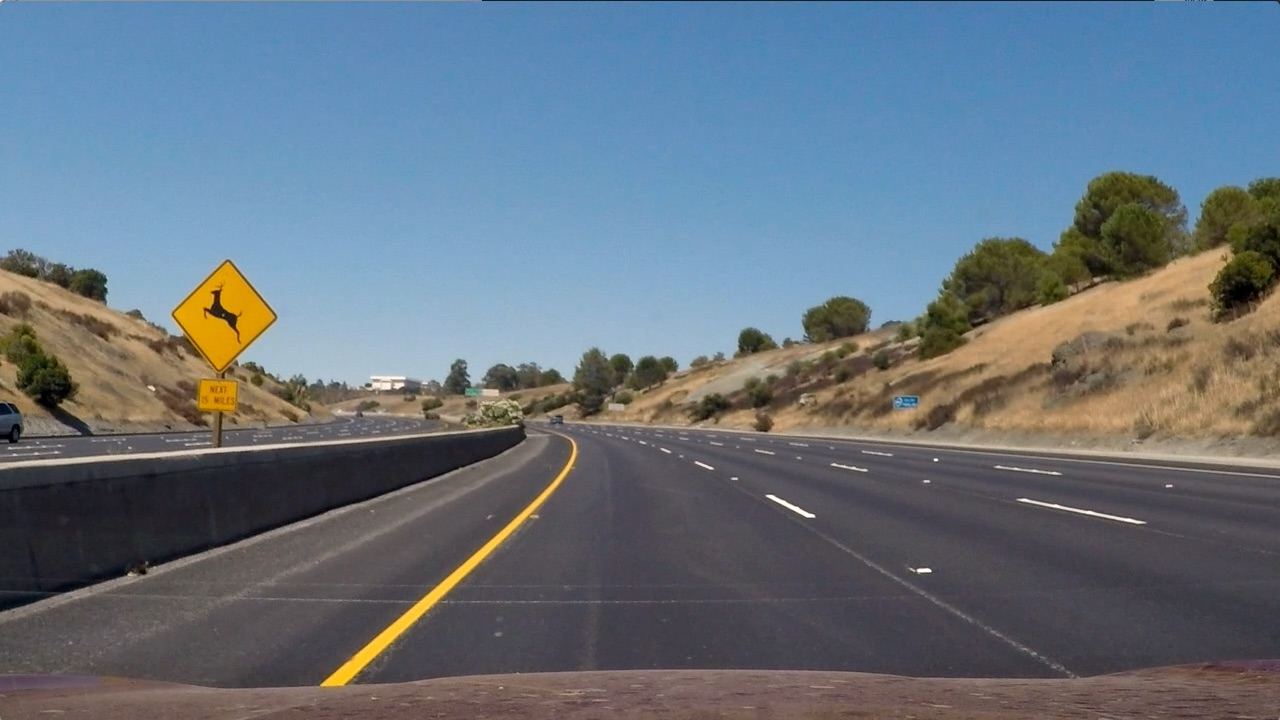
#> input picture test_images/test2.jpg, 1280 x 720 px
$ python pipeline_image_test.py   (older library calls are emulated)
#> lines starting #> are read from the running program, lines starting #| are printed output that depends on the picture
### image_processor.py
import numpy as np
import cv2
from pipeline_vars import PipelineVars


class ImageProcessor(object):

    @staticmethod
    def undistort(pv):
        """
        :type pv:PipelineVars
        """
        pv.img_undistorted = cv2.undistort(pv.image, pv.camera_matrix, pv.dist_coeff, None, pv.camera_matrix)

    @staticmethod
    def generate_colormap_images(pv):
        """
        :type pv:PipelineVars
        """
        pv.img_gray = cv2.cvtColor(pv.img_undistorted,cv2.COLOR_RGB2GRAY)
        pv.img_hls = cv2.cvtColor(pv.img_undistorted,cv2.COLOR_RGB2HLS)

    @staticmethod
    def process_sobel_absolute(pv):
        """
        :type pv:PipelineVars
        """
        abs_thresh = (50, 255)
        # Absolute Sobel Binary
        abs_sobel = np.absolute(cv2.Sobel(pv.img_gray, cv2.CV_64F, 1, 0))
        scaled_sobel = np.uint8(255 * abs_sobel / np.max(abs_sobel))
        sobel_binary = np.zeros_like(scaled_sobel)
        sobel_binary[(scaled_sobel >= abs_thresh[0]) & (scaled_sobel <= abs_thresh[1])] = 1
        pv.img_sobel_binary = sobel_binary

    @staticmethod
    def process_sobel_magnitude(pv):
        """
        :type pv:PipelineVars
        """
        mag_kernel = 3
        mag_thresh = (50, 255)

        sobelx = cv2.Sobel(pv.img_gray, cv2.CV_64F, 1, 0, ksize=mag_kernel)
        sobely = cv2.Sobel(pv.img_gray, cv2.CV_64F, 0, 1, ksize=mag_kernel)
        gradmag = np.sqrt(sobelx ** 2 + sobely ** 2)
        scale_factor = np.max(gradmag) / 255
        gradmag = (gradmag / scale_factor).astype(np.uint8)
        sobel_magnitude = np.zeros_like(gradmag)
        sobel_magnitude[(gradmag >= mag_thresh[0]) & (gradmag <= mag_thresh[1])] = 1
        pv.img_sobel_magnitude = sobel_magnitude

    @staticmethod
    def process_sobel_direction(pv):
        """
        :type pv:PipelineVars
        """
        dir_kernel = 15
        dir_thresh = (0.7, 1.3)

        sobelx = cv2.Sobel(pv.img_gray, cv2.CV_64F, 1, 0, ksize=dir_kernel)
        sobely = cv2.Sobel(pv.img_gray, cv2.CV_64F, 0, 1, ksize=dir_kernel)
        absgraddir = np.arctan2(np.absolute(sobely), np.absolute(sobelx))
        sobel_direction = np.zeros_like(absgraddir)
        sobel_direction[(absgraddir >= dir_thresh[0]) & (absgraddir <= dir_thresh[1])] = 1
        pv.img_sobel_direction = sobel_direction

    @staticmethod
    def process_schannel(pv):
        """
        :type pv:PipelineVars
        """
        thresh = (170, 255)
        s_channel = pv.img_hls[:, :, 2]
        pv.img_schannel_binary = np.zeros_like(s_channel)
        pv.img_schannel_binary[(s_channel > thresh[0]) & (s_channel <= thresh[1])] = 1

    def process_combined(pv):
        """
        @type pv:PipelineVars
        """
        pv.img_combined_binary = np.zeros_like(pv.img_sobel_binary)
        pv.img_combined_binary[( pv.img_sobel_binary == 1 | ((pv.img_sobel_magnitude == 1) & (pv.img_sobel_direction == 1))) | pv.img_schannel_binary == 1] = 1

    @staticmethod
    def perspective_transform(pv):
        """
        :type pv:PipelineVars
        """
        img_size = (pv.img_combined_binary.shape[1], pv.img_combined_binary.shape[0])
        src = np.float32([[200, 720],[1100, 720],[595, 450],[685, 450]])
        dst = np.float32([[300, 720],[980 , 720],[300, 0  ],[980, 0  ]])

        pv.transform_matrix= cv2.getPerspectiveTransform(src, dst)
        pv.inverse_matrix = cv2.getPerspectiveTransform(dst, src)
        pv.img_warped_binary = cv2.warpPerspective(pv.img_combined_binary, pv.transform_matrix, img_size, flags=cv2.INTER_LINEAR)


    @staticmethod
    def draw_overlay(pv):
        """
        @type pv: PipelineVars
        """
        pv.color_warp = np.zeros_like(pv.img_undistorted, dtype='uint8')  # NOTE: Hard-coded image dimensions

        pts_left = np.array([np.transpose(np.vstack([pv.left_plot_x,pv.left_plot_y]))])
        pts_right = np.array([np.flipud(np.transpose(np.vstack([pv.right_plot_x, pv.right_plot_y])))])
        pts = np.hstack((pts_left, pts_right))

        cv2.fillPoly(pv.color_warp, np.int_([pts]), (0,255, 0))

        pv.color_unwarped = cv2.warpPerspective(pv.color_warp, pv.inverse_matrix, (pv.img_undistorted.shape[1], pv.img_undistorted.shape[0]))
        pv.img_processed = cv2.addWeighted(pv.img_undistorted, 1, pv.color_unwarped, 0.3, 0)

        label_str = 'Radius of curvature: %.1f m' % pv.curve_radius
        cv2.putText(pv.img_processed, label_str, (30,40), 0, 1, (0,0,0), 2, cv2.LINE_AA)

        label_str = 'Vehicle offset from lane center: %.1f m' % pv.vehicle_offset
        cv2.putText(pv.img_processed, label_str, (30,70), 0, 1, (0,0,0), 2, cv2.LINE_AA)

    @staticmethod
    def draw_sliding_windows(pv):
        """
        :type pv:PipelineVars
        """
        #Draw Sliding windows for left and right path
        img = (np.dstack((pv.img_warped_binary, pv.img_warped_binary, pv.img_warped_binary))*255).astype('uint8')
        img = ImageProcessor.draw_lane_windows(img,pv.left_window_positions,pv.left_points_x,pv.left_points_y,pv.left_plot_x,pv.left_plot_y,[255,0,0])
        img = ImageProcessor.draw_lane_windows(img,pv.right_window_positions,pv.right_points_x,pv.right_points_y,pv.right_plot_x,pv.right_plot_y,[255,0,0])

        pv.img_sliding_window = img


    @staticmethod
    def draw_lane_windows(img,window_positions,points_x,points_y,plot_x,plot_y,color):

        img[points_y,points_x] = [255,0,0]

        for wp in window_positions:
            cv2.rectangle(img,(wp[0],wp[1]),(wp[2],wp[3]),(0,255,0), 3)

        poly_pts=np.dstack( (plot_x,plot_y) ).astype(np.int32)
        cv2.polylines(img,poly_pts,False,(255,255,0),4)

        img_overlay = np.zeros_like(img)
        margin = 100
        path_pts1 = np.array([np.transpose(np.vstack([plot_x-margin, plot_y]))])
        path_pts2 = np.array([np.flipud(np.transpose(np.vstack([plot_x+margin, plot_y])))])
        path_pts =  np.hstack((path_pts1, path_pts2)).astype(np.int32)

        cv2.fillPoly(img_overlay, path_pts, (0,255, 0))
        img = cv2.addWeighted(img, 1, img_overlay, 0.3, 0)

        return img

### lane_detector.py
import numpy as np
from pipeline_vars import PipelineVars
from global_vars import GlobalVars as GV

class LaneDetector(object):


    @staticmethod
    def find_lane_points(pv):
        """
        :type pv:PipelineVars
        """
        #Positions of all white pixels
        nz_points = pv.img_warped_binary.nonzero()

        if LaneDetector.fit_lane_points(nz_points):
            return

        #Get the base X position of right and left lanes
        histogram = np.sum(pv.img_warped_binary[pv.img_warped_binary.shape[0]//2:,:], axis=0)
        midpoint = np.int(histogram.shape[0]/2)
        left_base_x = np.argmax( histogram[100:midpoint] ) + 100
        right_base_x = np.argmax(histogram[midpoint:-100]) + midpoint

        #Get the positions of all white pixels in left lane and right lane
        pv.left_window_positions,left_points_x,left_points_y = LaneDetector.sliding_window(nz_points,left_base_x)
        pv.right_window_positions,right_points_x,right_points_y = LaneDetector.sliding_window(nz_points,right_base_x)

        GV.global_left_points_x.append(left_points_x)
        GV.global_left_points_y.append(left_points_y)
        GV.global_right_points_x.append(right_points_x)
        GV.global_right_points_y.append(right_points_y)


    @staticmethod
    def fit_lane_points(nz_points):

        if GV.global_left_poly is None:
            return False

        margin = 100
        minpoints = 10
        Y=np.array(nz_points[0])
        X=np.array(nz_points[1])

        poly = GV.global_left_poly
        left_fit_x = poly[0]*(Y**2) + poly[1]*Y + poly[2]
        poly = GV.global_right_poly
        right_fit_x = poly[0]*(Y**2) + poly[1]*Y + poly[2]

        left_indices = (X > (left_fit_x - margin)) & (X < (left_fit_x + margin))
        right_indices = (X > (right_fit_x - margin)) & (X < (right_fit_x + margin))

        if( len(left_indices) < minpoints or len(right_indices) < minpoints):
            return False

        if(len(X[left_indices]) > 5):
            GV.global_left_points_x.append(X[left_indices])
            GV.global_left_points_y.append(Y[left_indices])
            GV.global_left_poly = np.polyfit(X[left_indices],Y[left_indices],2)

        if(len(X[right_indices]) > 5):
            GV.global_right_points_x.append(X[right_indices])
            GV.global_right_points_y.append(Y[right_indices])
            GV.global_right_poly = np.polyfit(X[right_indices],Y[right_indices],2)

        return True


    @staticmethod
    def generate_plot_points(pv):
        """
        @type pv: PipelineVars
        """
        image_height = pv.img_undistorted.shape[0]
        pv.left_points_x = np.concatenate (GV.global_left_points_x)
        pv.left_points_y = np.concatenate (GV.global_left_points_y)
        pv.right_points_x = np.concatenate(GV.global_right_points_x)
        pv.right_points_y = np.concatenate(GV.global_right_points_y)

        ploty = np.linspace(0, image_height-1, image_height )

        pv.left_poly  = np.polyfit(pv.left_points_y, pv.left_points_x, 2)
        pv.right_poly  = np.polyfit(pv.right_points_y, pv.right_points_x, 2)

        pv.left_plot_x = pv.left_poly[0]*ploty**2 + pv.left_poly[1]*ploty + pv.left_poly[2]
        pv.left_plot_y = ploty

        pv.right_plot_x = pv.right_poly[0]*ploty**2 + pv.right_poly[1]*ploty + pv.right_poly[2]
        pv.right_plot_y = ploty

        GV.global_left_poly=pv.left_poly
        GV.global_right_poly=pv.right_poly

    @staticmethod
    def sliding_window(nz_points,base_x):

        image_height = 720
        nwindows = 9
        window_height = image_height//nwindows
        margin = 100
        minpix = 50
        Y=np.array(nz_points[0])
        X=np.array(nz_points[1])
        points_x=[]
        points_y=[]
        window_positions=[]


        for window in range(nwindows):

            x1 = base_x - margin
            x2 = base_x + margin
            y1 = image_height - (window+1)*window_height
            y2 = image_height - window*window_height

            indices = ((Y >= y1) & (Y < y2) & (X >= x1) & (X < x2)).nonzero()[0]

            points_x.append(X[indices])
            points_y.append(Y[indices])
            window_positions.append([x1,y1,x2,y2])

            if len(indices) > minpix:
                base_x = np.int(np.mean(X[indices]))

        points_x = np.concatenate(points_x)
        points_y = np.concatenate(points_y)


        return window_positions,points_x , points_y


    @staticmethod
    def calculate_curve(pv):
        """
        @type pv: PipelineVars
        """
        y_eval = 719  # 720p video/image, so last (lowest on screen) y index is 719
        y_meters_per_pix = 30/720 # meters per pixel in y dimension
        x_meters_per_pix = 3.7/700 # meters per pixel in x dimension

        # Fit new polynomials to x,y in world space

        left_poly  = np.polyfit(pv.left_points_y *y_meters_per_pix, pv.left_points_x*x_meters_per_pix, 2)
        right_poly = np.polyfit(pv.right_points_y*y_meters_per_pix, pv.right_points_x*x_meters_per_pix, 2)

        left_curve_radius = ((1 + (2*left_poly[0]*y_eval*y_meters_per_pix + left_poly[1])**2)**1.5) / np.absolute(2*left_poly[0])
        right_curve_radius = ((1 + (2*right_poly[0]*y_eval*y_meters_per_pix + right_poly[1])**2)**1.5) / np.absolute(2*right_poly[0])

        pv.curve_radius = (left_curve_radius + right_curve_radius)/2


    @staticmethod
    def calculate_vehicle_offset(pv):
        """
        @type pv:PipelineVars
        """

        # Calculate vehicle center offset in pixels
        bottom_y = 719
        bottom_x_left = pv.left_poly[0]*(bottom_y**2) + pv.left_poly[1]*bottom_y + pv.left_poly[2]
        bottom_x_right = pv.right_poly[0]*(bottom_y**2) + pv.right_poly[1]*bottom_y + pv.right_poly[2]

        pv.vehicle_offset = pv.img_undistorted.shape[1]/2 - (bottom_x_left + bottom_x_right)/2

        # Convert pixel offset to meters
        xm_per_pix = 3.7/700 # meters per pixel in x dimension
        pv.vehicle_offset *= xm_per_pix

### plotter.py

import matplotlib.pyplot as plt

def plot_images( images ,rows , cols,file_name):

    for index in range(0,len(images)):
        plt.subplot(rows,cols,index+1)
        plt.title(images[index][1])
        plt.tick_params(axis='both', which='major', labelsize=8)
        plt.tick_params(axis='both', which='minor', labelsize=6)
        if(len(images[index])==2):
            plt.imshow(images[index][0])
        else:
            plt.imshow(images[index][0],images[index][2])
    plt.tight_layout()
    plt.savefig(file_name)

### pipeline.py
from image_processor import ImageProcessor as IP
from lane_detector import LaneDetector as LD
from pipeline_vars import PipelineVars

def pipeline(image,camera,debug=False):

    pv= PipelineVars(image,camera.camera_matrix,camera.dist_coeff)

    IP.undistort(pv)
    IP.generate_colormap_images(pv)
    IP.process_schannel(pv)
    IP.process_sobel_absolute(pv)
    IP.process_sobel_direction(pv)
    IP.process_sobel_magnitude(pv)
    IP.process_combined(pv)
    IP.perspective_transform(pv)

    LD.find_lane_points(pv)
    LD.generate_plot_points(pv)
    LD.calculate_curve(pv)
    LD.calculate_vehicle_offset(pv)

    IP.draw_overlay(pv)

    if debug :
        IP.draw_sliding_windows(pv)


    return pv

### pipeline_vars.py
import collections

class PipelineVars(object):


    def __init__(self,img,camera_matrix,dist_coeff):

        self.image = img
        self.camera_matrix = camera_matrix
        self.dist_coeff = dist_coeff

        self.img_gray = None
        self.img_hls = None

        #Processed by Image Processor
        self.img_undistorted = None
        self.img_sobel_binary = None
        self.img_sobel_magnitude = None
        self.img_sobel_direction = None
        self.img_schannel_binary = None
        self.img_combined_binary = None
        self.img_warped_binary = None

        self.transform_matrix = None
        self.inverse_matrix = None

        self.img_sliding_window = None
        self.color_warp = None
        self.color_unwarped = None
        self.img_processed = None

        #Processed by Lane Detector
        self.left_points_x = None
        self.left_points_y = None
        self.left_window_positions = None
        self.right_points_x = None
        self.right_points_y = None
        self.right_window_positions = None

        self.left_poly = None
        self.left_plot_x = None
        self.left_plot_y = None
        self.right_poly = None
        self.right_plot_x = None
        self.right_plot_y = None

        self.curve_radius = None
        self.vehicle_offset = None

### camera.py
import numpy as np
import cv2
import matplotlib.image as mpimg
import glob
import os
import pickle

class Camera(object):

    calibrated_camera = None

    def __init__(self):
        self.camera_matrix = None
        self.dist_coeff = None

    # [21 lines left out: function calibrate, not called in this run]


    @staticmethod
    def get_calibrated_camera():

        camera = None
        if Camera.calibrated_camera is not None:
            camera = Camera.calibrated_camera

        elif os.path.isfile("camera_calibrated.p"):
            with open('camera_calibrated.p', 'rb') as f:
                camera = pickle.load(f)
        else:
            camera = Camera()
            camera.calibrate()
            with open('camera_calibrated.p', 'wb') as f:
                pickle.dump(camera, f)

        return camera

### pipeline_image_test.py
from matplotlib import image as mpimg, pyplot as plt
from pipeline import pipeline
from plotter import plot_images
from pipeline_vars import PipelineVars
from camera import Camera
import numpy as np

img = mpimg.imread('test_images/test2.jpg')
#> img is the input picture: shape (720, 1280, 3); mean R, G, B 102.8, 114.6, 125.5
camera = Camera.get_calibrated_camera()
#> (reads camera_calibrated.p from the repository)
pv = pipeline(img,camera,debug=True)  #type: PipelineVars
#> in process_sobel_magnitude, `sobely = cv2.Sobel(pv.img_gray, cv2.CV_64F, 0, 1, ksize=mag_kernel)`:
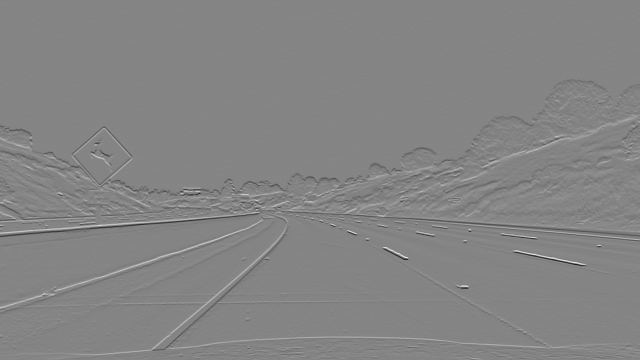
#> sobely: shape (720, 1280) float64 (shown at 1/2 size); min -733, max 676, mean -0.3; drawn with min black and max white
#> in process_sobel_magnitude, `gradmag = np.sqrt(sobelx ** 2 + sobely ** 2)`:
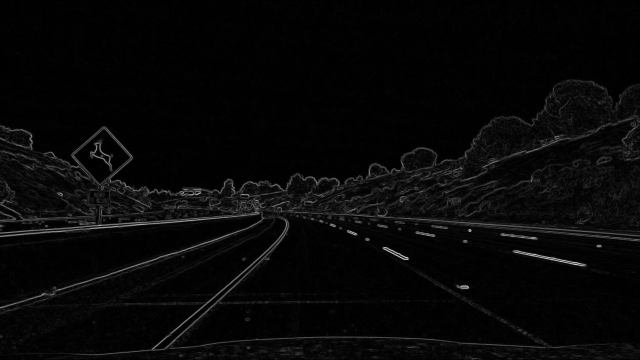
#> gradmag: shape (720, 1280) float64 (shown at 1/2 size); min 0, max 734, mean 23.2; drawn with min black and max white
#> in process_sobel_magnitude, `scale_factor = np.max(gradmag) / 255`: scale_factor = 2.88
#> in draw_overlay, `cv2.fillPoly(pv.color_warp, np.int_([pts]), (0,255, 0))`:
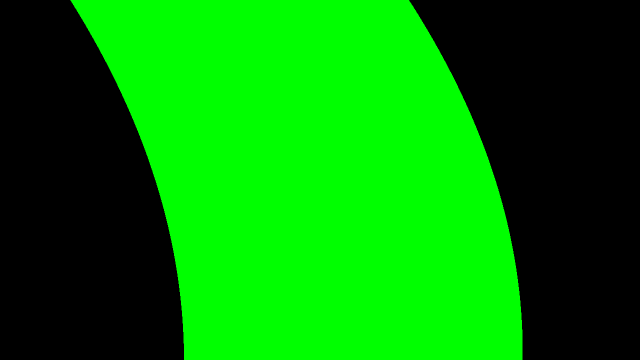
#> pv.color_warp: shape (720, 1280, 3) (shown at 1/2 size); mean of channels 0, 1, 2 0, 135.3, 0; drawn as R, G, B
#> after the loop in draw_lane_windows (call 2), `for wp in window_positions:`:
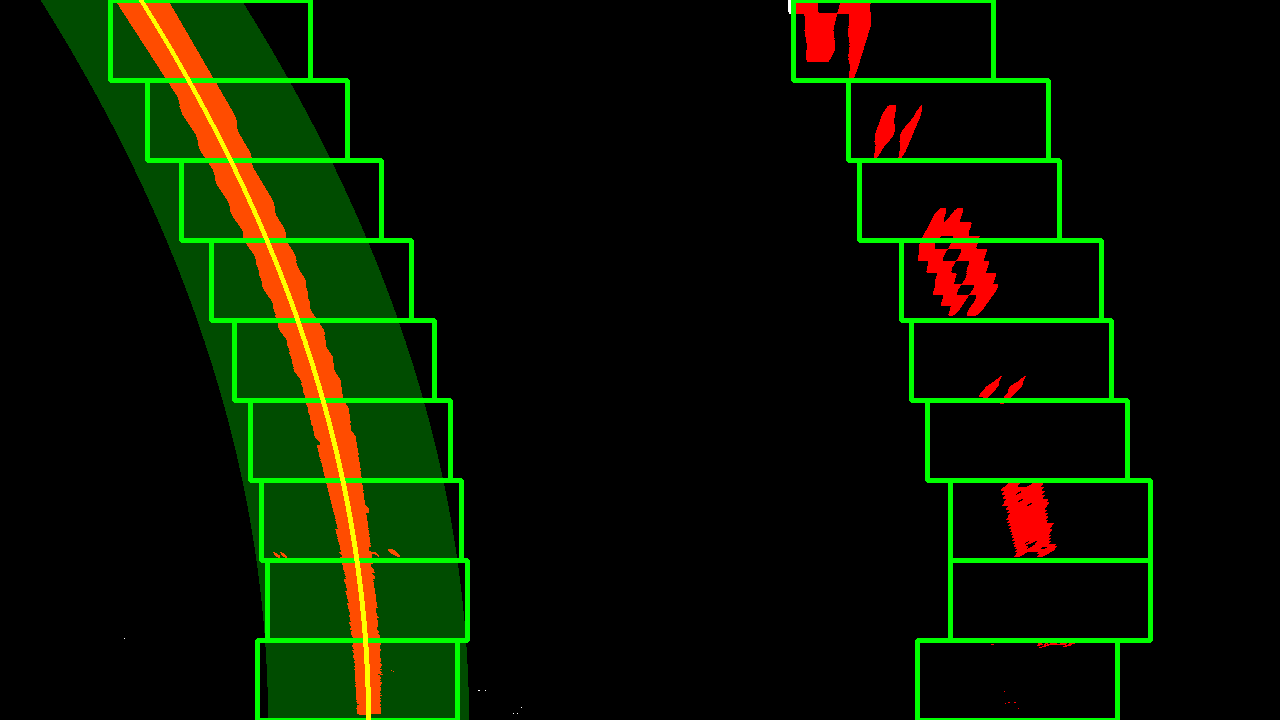
#> img: shape (720, 1280, 3); mean of channels 0, 1, 2 10.5, 20.9, 0; drawn as R, G, B

images = [ [pv.image, "Original Image" ],
           [pv.img_schannel_binary, "S-Channel",'gray'],
           [pv.img_sobel_binary, "Absolute Sobel",'gray'],
           [pv.img_sobel_magnitude, "Sobel Magnitude",'gray'],
           [pv.img_sobel_direction, "Sobel Direction",'gray'],
           [pv.img_combined_binary, "Combined",'gray'],
           [pv.img_warped_binary, "Warped",'gray'],
           [pv.img_sliding_window, "Sliding Window"],
           [pv.img_processed, "With Lanes"]
           ]

plot_images(images,3,3,"output_images/pipeline_test2_output.png")
#> the loop in plot_images, `for index in range(0,len(images)):` made 9 passes
#> in plot_images, `plt.savefig(file_name)`:
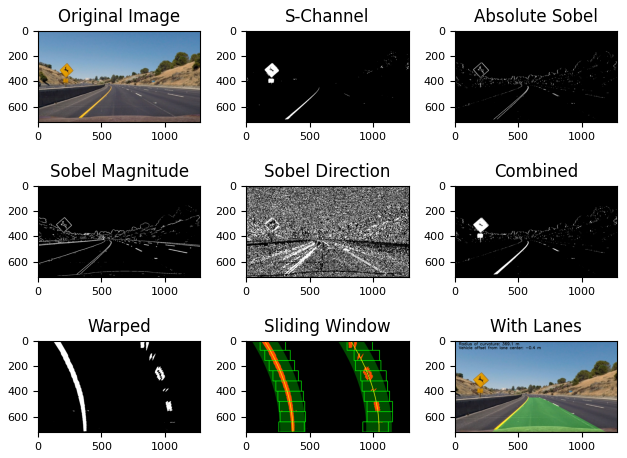
#> figure drawn by matplotlib, 9 panels
plt.show()
